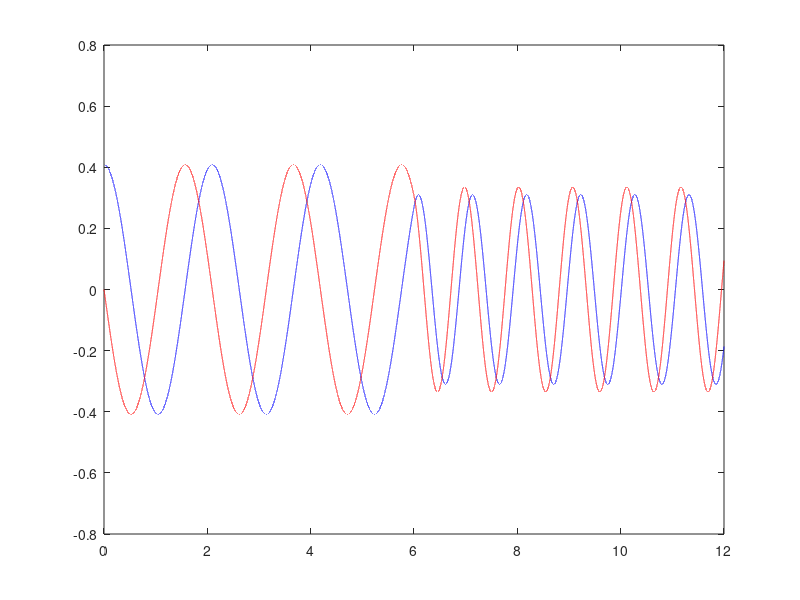
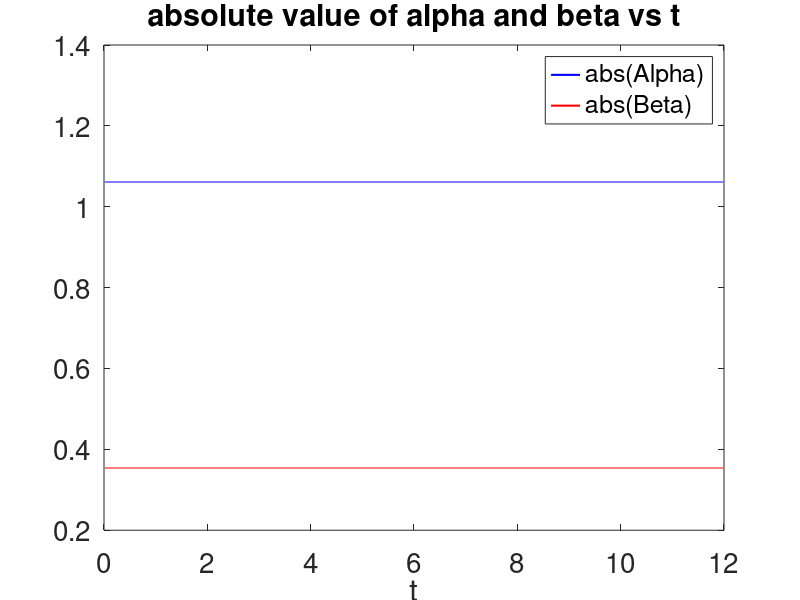
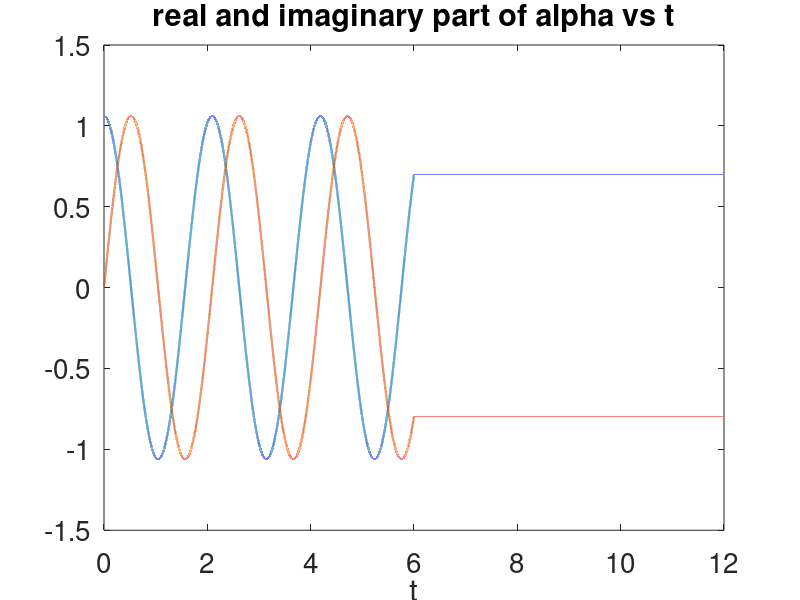
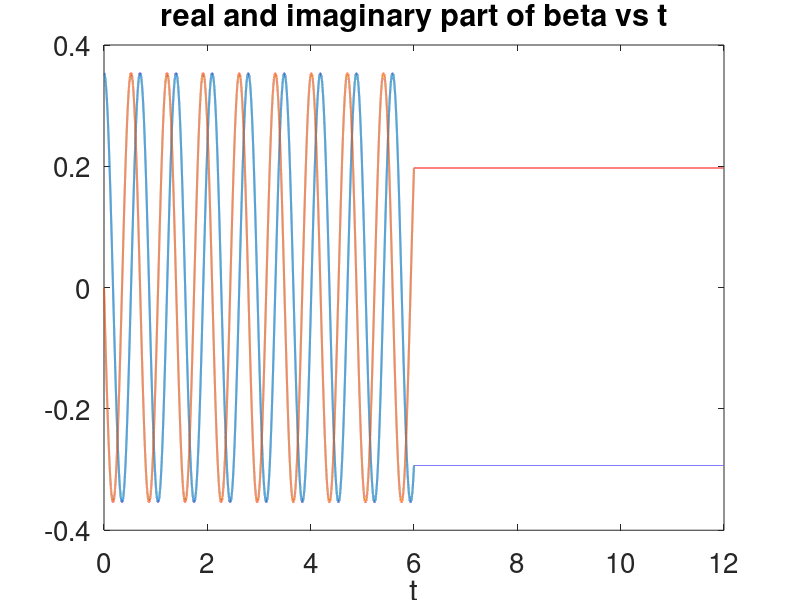

These charts were generated, in order, by the following MATLAB code: (Note: this script raises an error after producing the figures.)
%Numerov method
clear all;
tmin=0;
tmax=12;
nt=240000;
dt=(tmax-tmin)/nt;
t=zeros(1,nt);
for i=1:nt
    t(i)=i*dt;
end

w_i=3;
w_f=6;

a=(w_f+w_i)/2;
b=(w_f-w_i)/2;

dT=0.0001;

w=a+(b*tanh((t-(tmax/2))/dT));

%initial condition
f(1)=1/sqrt(2*w_i);
g(1)=-1i*w_i*1/sqrt(2*w_i);

%get new initial value
f(2)=f(1)+dt*g(1)-0.5*(dt^2)*(w(1)^2)*f(1);

% new set of initial conditions is f(1) and f(2)

for n=2:nt-1
    
f(n+1) = (2*(1-(5/12)*(dt^2)*(w(n)^2))*f(n)-(1+(1/12)*(dt^2)*(w(n-1)^2))*f(n-1))/(1+(1/12)*(dt^2)*(w(n+1)^2));

end

f(nt)=f(nt-1);
figure(1)
plot(t,real(f),'b')
hold on
plot(t,imag(f),'r')

alpha=zeros(1,nt);
beta=zeros(1,nt);
for i=2:nt-1

f_out_a=sqrt(1/(2*w_f))*exp(-1i*w_f*t(i));
f_out_b=conj(f_out_a);
df_out_a=-1i*w_f*f_out_a;
df_out_b=1i*w_f*f_out_b;

df_in= ((f(i+1))-(f(i-1)))/(2*dt);

alpha(i)=-1i*(f(i)*df_out_b-df_in*f_out_b);
beta(i)=1i*(f(i)*df_out_a-df_in*f_out_a);

alpha(nt-1)=alpha(nt-2);
alpha(nt)=alpha(nt-1);
alpha(1)=alpha(2);
beta(nt-1)=beta(nt-2);
beta(nt)=beta(nt-1);
beta(1)=beta(2);
end

figure(2)

alpha_1=abs(alpha);
beta_1=abs(beta);

plot(t,alpha_1,'-b','Linewidth',1.5)
hold on
plot(t,beta_1,'-r','Linewidth',1.5)
title('absolute value of alpha and beta vs t')
xlabel('t')
set(gca,'fontsize',20)
legend('abs(Alpha)','abs(Beta)')

figure(3)

alpha_real=real(alpha);
alpha_imag=imag(alpha);

plot(t,alpha_real,'Linewidth',1.5)
hold on
plot(t,alpha_imag,'Linewidth',1.5)
title('real and imaginary part of alpha vs t')
xlabel('t')
set(gca,'fontsize',20)

figure(5)

beta_real=real(beta);
beta_imag=imag(beta);

plot(t,beta_real,'Linewidth',1.5)
hold on
plot(t,beta_imag,'Linewidth',1.5)
title('real and imaginary part of beta vs t')
xlabel('t')
set(gca,'fontsize',20)

figure(6)

beta_2=beta_1.^2;

plot(t,beta_2,'Linewidth',1.5)
title('out Number operator (abs(beta))^2 vs t')
xlabel('t')
ylabel('out Number operator')
set(gca,'fontsize',20)

g=zeros(1,nt);

for j=1:nt

   g(j)=abs(alpha(j))^2-abs(beta(j))^2;
   
end

% figure(7)
plot(t,g,'Linewidth',1.5)
title('abs(alpha)^2 - abs(beta)^2 vs t')
xlabel('t')
ylabel('abs(alpha)^2 - abs(beta)^2')
set(gca,'fontsize',20)
% Proability
% Only consider the first 3 even terms for comparison with the Schrodinger
% numerical solution

alpha_p=alpha_1(nt-3);
beta_p=beta_1(nt-3);

A=conj(beta_p)/(2*alpha_p);
N=sqrt(1/abs(alpha_p));

C0=(abs(N))^2;
C2=(abs(N*sqrt(2)*(A)))^2;
C4=(abs(N*sqrt(6)*(A^2)))^2;

n=0:1:4;

figure(8)
plot(n(1),C0,'bo','Markersize', 15)
hold on
plot(n(3),C2,'bo','Markersize', 15)
plot(n(5),C4,'bo','Markersize', 15)
txt0 = '\leftarrow |C_0|^2 = 0.9428';
txt2 = '\leftarrow |C_2|^2 = 0.05237';
txt4 = '\downarrow |C_4|^2 = 0.004364';
t0=text(0,C0,txt0);
t2=text(2,C2,txt2);
t4=text(4,C4+0.03,txt4);
t0.FontSize = 20;
t2.FontSize = 20;
t4.FontSize = 20;
xlabel('n','Fontsize', 24)
title('Transition probabilities |C(n)|^2 for n=0,1,2,3,4 ')
axis([-0.1 5 0 1])
set(gca,'fontsize',20)


